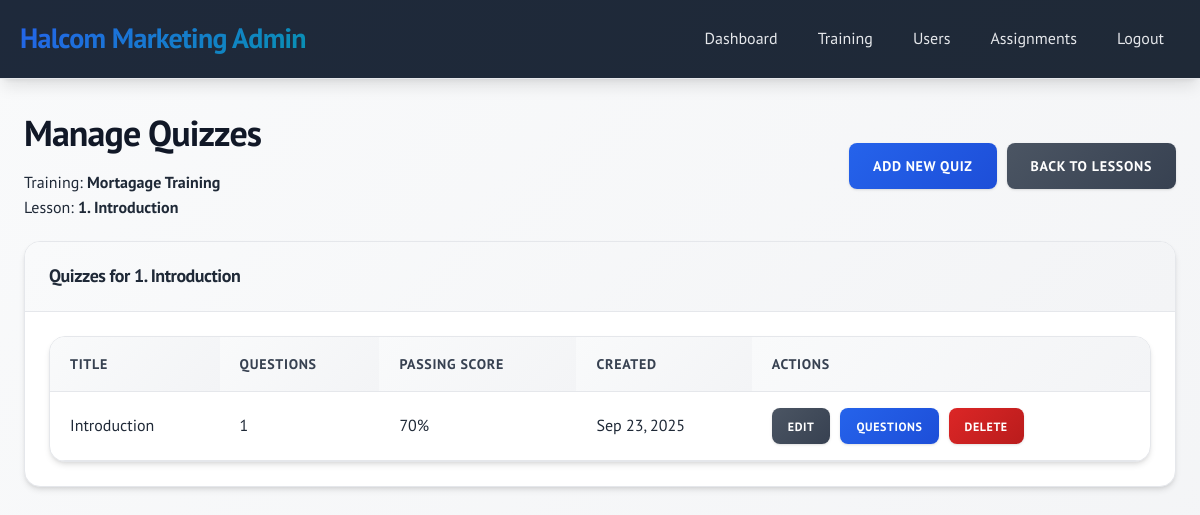
Page /admin/quizzes.php?lesson_id=5 (signed in) on the committed database.
### tables this page shows
CREATE TABLE `lessons` (
  `id` int(11) NOT NULL AUTO_INCREMENT,
  `course_id` int(11) NOT NULL,
  `title` varchar(200) NOT NULL,
  `content` text DEFAULT NULL,
  `video_url` varchar(500) DEFAULT NULL,
  `embed_code` text DEFAULT NULL,
  `audio_url` varchar(500) DEFAULT NULL,
  `reference_files` text DEFAULT NULL,
  `position` int(11) NOT NULL DEFAULT 1,
  `created_at` timestamp NOT NULL DEFAULT current_timestamp(),
  PRIMARY KEY (`id`),
  KEY `course_id` (`course_id`),
  CONSTRAINT `lessons_ibfk_1` FOREIGN KEY (`course_id`) REFERENCES `courses` (`id`) ON DELETE CASCADE
);

CREATE TABLE `courses` (
  `id` int(11) NOT NULL AUTO_INCREMENT,
  `title` varchar(200) NOT NULL,
  `description` text DEFAULT NULL,
  `created_by` int(11) NOT NULL,
  `created_at` timestamp NOT NULL DEFAULT current_timestamp(),
  PRIMARY KEY (`id`),
  KEY `created_by` (`created_by`),
  CONSTRAINT `courses_ibfk_1` FOREIGN KEY (`created_by`) REFERENCES `users` (`id`) ON DELETE CASCADE
);

CREATE TABLE `quizzes` (
  `id` int(11) NOT NULL AUTO_INCREMENT,
  `lesson_id` int(11) NOT NULL,
  `title` varchar(200) NOT NULL,
  `passing_score` int(11) NOT NULL DEFAULT 70,
  `created_at` timestamp NOT NULL DEFAULT current_timestamp(),
  PRIMARY KEY (`id`),
  KEY `lesson_id` (`lesson_id`),
  CONSTRAINT `quizzes_ibfk_1` FOREIGN KEY (`lesson_id`) REFERENCES `lessons` (`id`) ON DELETE CASCADE
);

### includes/functions.php (called while the page is built, shortened)
<?php
function formatDate($date) {
    return date('M d, Y', strtotime($date));
}
?>

### admin/quizzes.php (the view, shortened to what this page needs)
<?php
require_once '../includes/functions.php';
$pdo = getDBConnection();
$lesson_id = $_GET['lesson_id'] ?? null;
$stmt = $pdo->prepare("
    SELECT l.*, c.title as Training_title
    FROM lessons l
    JOIN courses c ON l.course_id = c.id
    WHERE l.id = ?
");
$stmt->execute([$lesson_id]);
$lesson = $stmt->fetch();
$stmt = $pdo->prepare("
    SELECT q.*, COUNT(qq.id) as question_count
    FROM quizzes q
    LEFT JOIN questions qq ON q.id = qq.quiz_id
    WHERE q.lesson_id = ?
    GROUP BY q.id
    ORDER BY q.created_at
");
$stmt->execute([$lesson_id]);
$quizzes = $stmt->fetchAll();
?>
<!DOCTYPE html>
<html lang="en">
<head>
    <link rel="stylesheet" href="../assets/css/style.css">
</head>
<body>
    <div class="header">
        <div class="header-content">
            <div class="logo">Halcom Marketing Admin</div>
            <div class="nav">
                <a href="dashboard.php">Dashboard</a>
                <a href="trainings.php">Training</a>
                <a href="users.php">Users</a>
                <a href="training_assignments.php">Assignments</a>
                <a href="../auth/logout.php">Logout</a>
            </div>
        </div>
    </div>
    <div class="container">
        <div class="d-flex justify-between align-center mb-20">
            <div>
                <h1>Manage Quizzes</h1>
                <p>Training: <strong><?php echo htmlspecialchars($lesson['Training_title']); ?></strong></p>
                <p>Lesson: <strong><?php echo htmlspecialchars($lesson['title']); ?></strong></p>
            </div>
            <div class="d-flex gap-10">
                <a href="quiz_form.php?lesson_id=<?php echo $lesson_id; ?>" class="btn btn-primary">Add New Quiz</a>
                <a href="lessons.php?course_id=<?php echo $lesson['course_id']; ?>" class="btn btn-secondary">Back to Lessons</a>
            </div>
        </div>
        <div class="card">
            <div class="card-header">
                Quizzes for <?php echo htmlspecialchars($lesson['title']); ?>
            </div>
            <div class="card-body">
                <?php if (empty($quizzes)): ?>
                    <p>No quizzes found. <a href="quiz_form.php?lesson_id=<?php echo $lesson_id; ?>">Create your first quiz</a>.</p>
                <?php else: ?>
                    <div class="table-container">
                        <table>
                            <thead>
                                <tr>
                                    <th>Title</th>
                                    <th>Questions</th>
                                    <th>Passing Score</th>
                                    <th>Created</th>
                                    <th>Actions</th>
                                </tr>
                            </thead>
                            <tbody>
                                <?php foreach ($quizzes as $quiz): ?>
                                    <tr>
                                        <td><?php echo htmlspecialchars($quiz['title']); ?></td>
                                        <td><?php echo $quiz['question_count']; ?></td>
                                        <td><?php echo $quiz['passing_score']; ?>%</td>
                                        <td><?php echo formatDate($quiz['created_at']); ?></td>
                                        <td>
                                            <div class="d-flex gap-10">
                                                <a href="quiz_form.php?id=<?php echo $quiz['id']; ?>" class="btn btn-sm btn-secondary">Edit</a>
                                                <a href="questions.php?quiz_id=<?php echo $quiz['id']; ?>" class="btn btn-sm btn-primary">Questions</a>
                                                <a href="quizzes.php?lesson_id=<?php echo $lesson_id; ?>&delete=<?php echo $quiz['id']; ?>"
                                                   class="btn btn-sm btn-danger"
                                                   onclick="return confirm('Are you sure you want to delete this quiz? This will also delete all associated questions.')">Delete</a>
                                            </div>
                                        </td>
                                    </tr>
                                <?php endforeach; ?>
                            </tbody>
                        </table>
                    </div>
                <?php endif; ?>
            </div>
        </div>
    </div>
</body>
</html>

### rows in the picture
lessons: course.title "Mortagage Training", title "1. Introduction"
quizzes: title "Introduction", question_count "1", passing_score "70", created_at "Sep 23, 2025"
